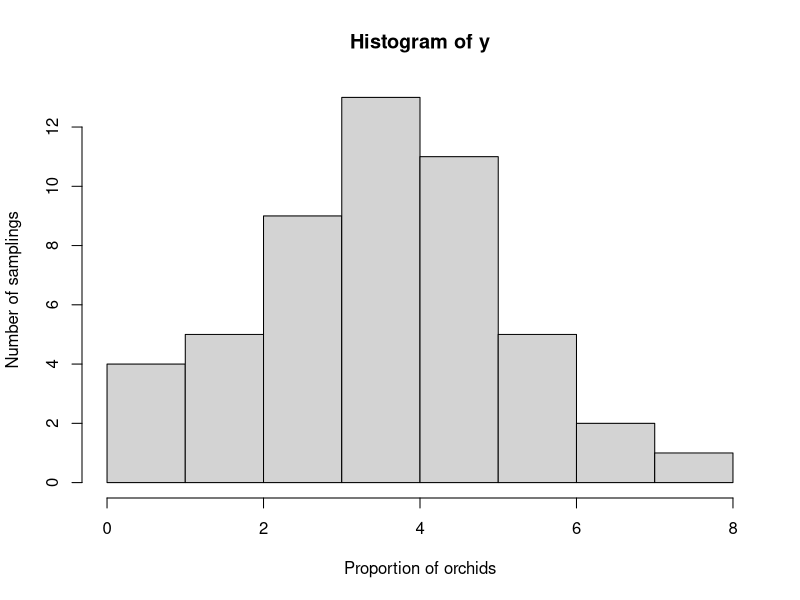
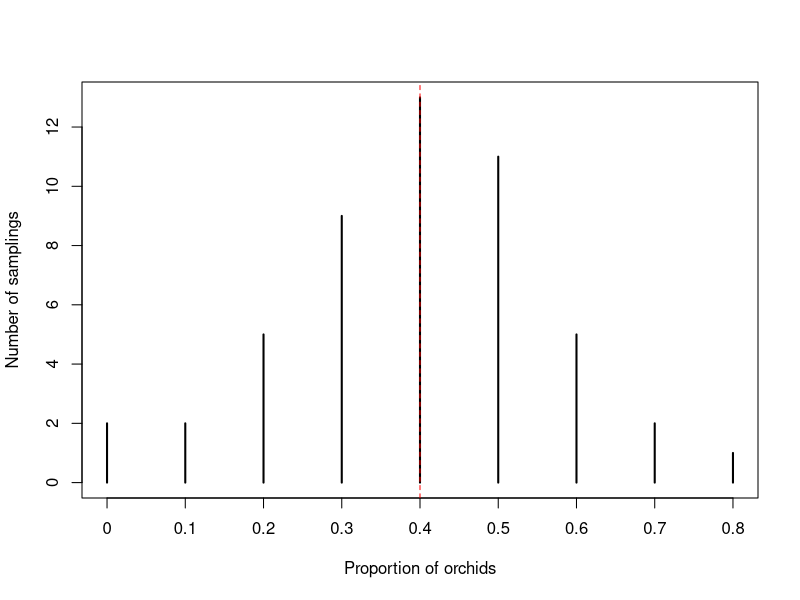
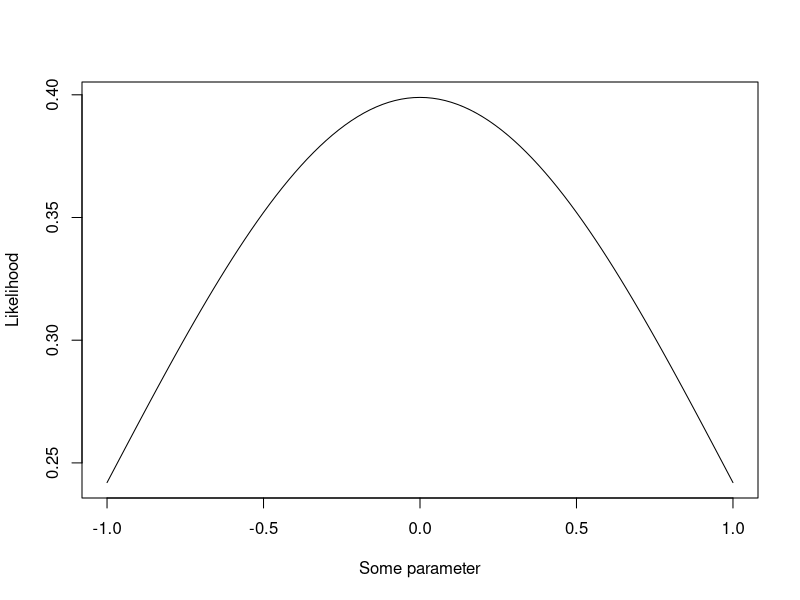
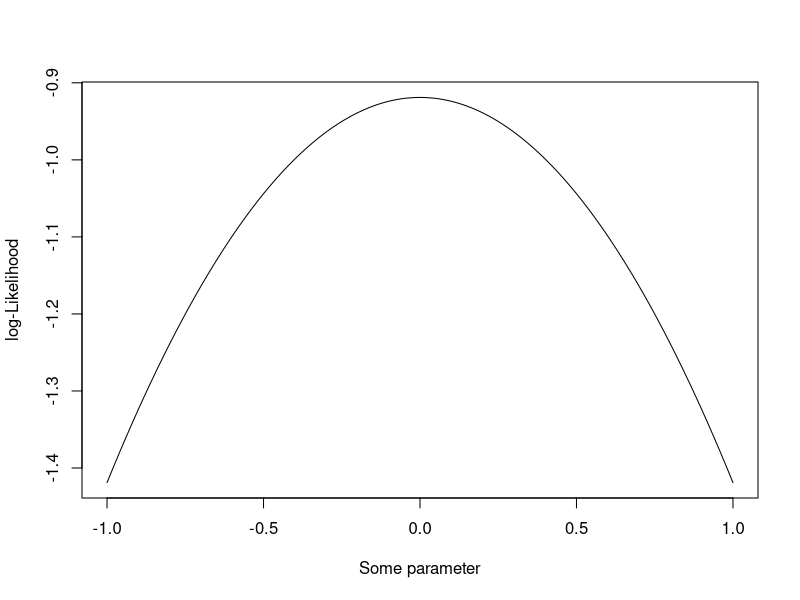
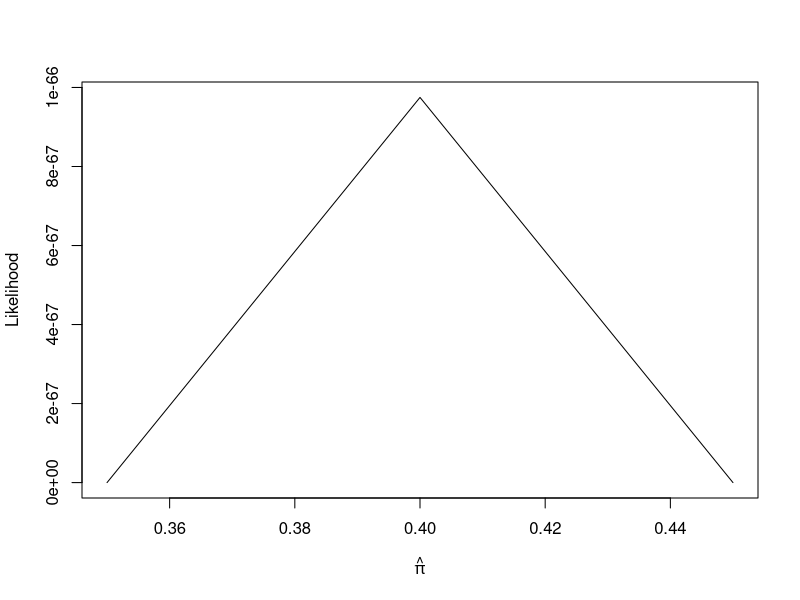
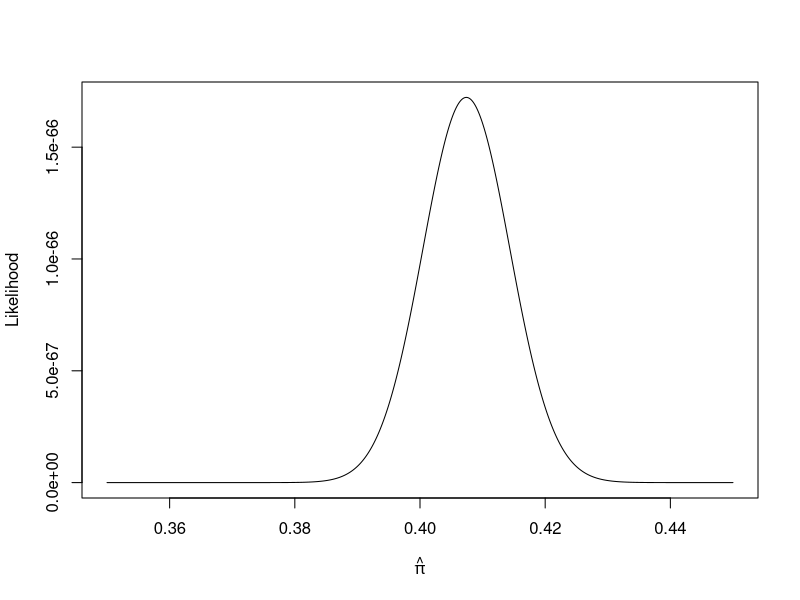
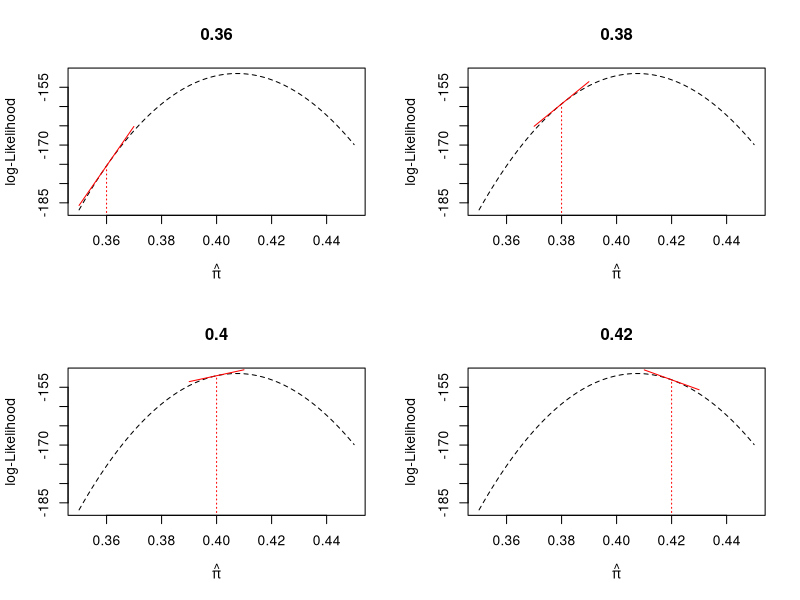
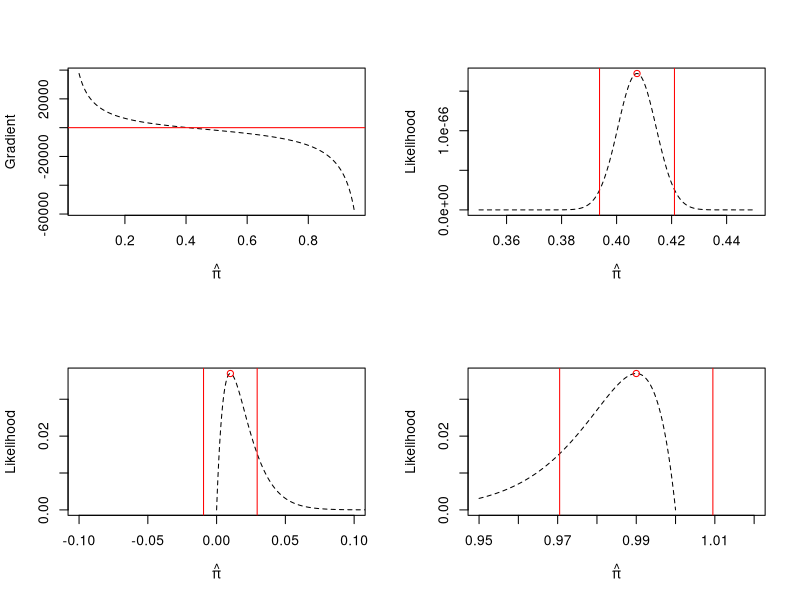

These figures' R source, in order:
## Simulation: counting orchids once

set.seed(12345) # For reproducibility
p.orchid = 0.4 # The true proportion of orchids
n.picks = 10 # The number of picks in the field
n.times = 1
# Collect data
y <- rbinom(n.times, size = n.picks, prob = p.orchid) 
y/n.picks # Proportion of orchids

## Simulation: counting orchids once
set.seed(12345) # For reproducibility
n.times = 1e5 # The number of picks in the field
n.picks <- 1
 # Collect data
y <- rbinom(n.times, size = n.picks, prob = p.orchid)
mean(y/n.picks) # Proportion of orchids

## Simulation: counting orchids 50x10 times

set.seed(12345) # For reproducibility
n.times <- 50
n.picks = 10 # The number of picks in the field
# Collect data
y <- rbinom(n.times, size = n.picks, prob = p.orchid) 
hist(y, xlab = "Proportion of orchids", 
     ylab = "Number of samplings")

## Simulation: counting orchids 50x10 times

plot(table(y/n.picks), xlab = "Proportion of orchids", ylab = "Number of samplings")
abline(v= 0.4, col = "red", lty = "dashed")


## Q: Are more than half of the flowers in this field orchids?

quantile(y/n.picks,c(0.025,.975))

## Q: Are more than half of the flowers in this field orchids?
set.seed(12345)
n.picks = 100
n.times <- 50
# Collecting data
y <- rbinom(n.times, size = n.picks, prob = p.orchid) 
quantile(y/n.picks,c(0.025,.975))

## On average, we will get it right.
set.seed(12345)
n.picks = 1;n.times <- 100
y <- rbinom(n.times, size = n.picks, prob = p.orchid)
quantile(y/n.picks,c(0.025,.975))
mean(y/n.picks)

## The likelihood (3)

plot(dnorm, from = -1, to = 1, xlab = "Some parameter", ylab = "Likelihood")

## The log-likelihood
ll <- function(x)dnorm(x, log = TRUE)
plot(ll, from = -1, to = 1, xlab = "Some parameter", ylab = "log-Likelihood")

## Finding the proportion of orchids
set.seed(12345)
n.picks = 100
n.times <- 50
y <- rbinom(n.times, size = n.picks, prob = p.orchid) # Collecting data

ll <- function(p, n.picks, y)prod(dbinom(y, n.picks,p))
phat <- seq(0.35,0.45,length.out=3)
plot(sapply(phat, ll, n.picks = n.picks, y = y), 
     x = phat, type = "l", xlab=expression(hat(pi)), ylab="Likelihood")

## Finding the proportion of orchids (2)
set.seed(12345)
n.picks = 100
n.times <- 50
y <- rbinom(n.times, size = n.picks, prob = p.orchid) # Collecting data


ll <- function(p, n.picks, y)prod(dbinom(y, n.picks,p))
phat <- seq(0.35,0.45,length.out=1000)
plot(sapply(phat, ll, n.picks = n.picks, y = y),
     x = phat, type = "l", xlab=expression(hat(pi)), ylab="Likelihood")

## Finding the maximum
par(mfrow=c(2,2))
ll <- function(p, n.picks, y)sum(dbinom(y, n.picks,p, log = TRUE))
phat <- seq(0.35,0.45,length.out=1000)
lls <- sapply(phat, ll, n.picks = n.picks, y = y)
grad.dbinom=function(y, n.picks, prob) {
    sum(y/prob - (n.picks - y)/(1-prob))
}

p = c(0.36,0.38,0.40, 0.42)
for(i in p){
b<-grad.dbinom(y,n.picks,i)
a<--b*i+ll(i,n.picks,y)
pphat <- phat[order(abs(phat-i),decreasing=FALSE)[1:200]]
plot(lls, x = phat, type = "l", xlab=expression(hat(pi)), ylab="log-Likelihood", lty = "dashed",main = i)
segments(x0=i,x1 = i, y0=ll(0.1,n.picks,y), y1= ll(i,n.picks,y), col="red", lty = "dotted")
lines(x=pphat,y=a+b*pphat, col = "red")
}

## Finding the maximum: gradient
phat =  seq(0.05,0.95,length.out=1000)
plot(sapply(phat, grad.dbinom, y=y, n.picks = n.picks),
     x = phat, type = "l", xlab=expression(hat(pi)), 
     ylab="Gradient", lty = "dashed")
abline(h=0, col = "red")

## Letting \texttt{R} do the work
optimize(ll, n.picks = n.picks, y=y,
         lower = 0, upper = 1, maximum = TRUE)

# Uncertainty
ll <- function(p, n.picks, y)prod(dbinom(y, n.picks,p))
phat <- seq(0.35,0.45,length.out=1000)
plot(sapply(phat, ll, n.picks = n.picks, y = y), x = phat, type = "l", xlab=expression(hat(pi)), ylab="Likelihood", lty = "dashed")
p = optimize(ll, n.picks = n.picks, y=y,
         lower = 0, upper = 1, maximum = TRUE)
se = sqrt(1/(sum(y/p$maximum^2+(n.picks-y)/(1-p$maximum)^2)))

points(x=p$maximum, y=p$objective,col="red")
abline(v=p$maximum+1.96*se, col="red")
abline(v=p$maximum-1.96*se, col="red")

## Why not?
set.seed(12345)
p.orchid = 0.01
n.times <- 10
n.picks =10
y <- rbinom(n.times, size = n.picks, prob = p.orchid) 

ll <- function(p, n.picks, y)prod(dbinom(y, n.picks,p))
phat <- seq(1e-10,0.2,length.out=1000)
plot(sapply(phat, ll, n.picks = n.picks, y = y), x = phat, type = "l", xlab=expression(hat(pi)), ylab="Likelihood", lty = "dashed", xlim = c(-0.1,0.1))
p = optimize(ll, n.picks = n.picks, y=y,
         lower = 0, upper = 1, maximum = TRUE)
se = sqrt(1/(sum(y/p$maximum^2+(n.picks-y)/(1-p$maximum)^2)))

points(x=p$maximum, y=p$objective,col="red")
abline(v=p$maximum+1.96*se, col="red")
abline(v=p$maximum-1.96*se, col="red")

## Why not? (2)
set.seed(12345)
p.orchid = 0.99
n.times <- 10
n.picks =10
y <- rbinom(n.times, size = n.picks, prob = p.orchid) 

ll <- function(p, n.picks, y)prod(dbinom(y, n.picks,p))
phat <- seq(0.95,1-1e-12,length.out=1000)
plot(sapply(phat, ll, n.picks = n.picks, y = y), x = phat, type = "l", xlab=expression(hat(pi)), ylab="Likelihood", lty = "dashed", xlim = c(0.95,1.02))
p = optimize(ll, n.picks = n.picks, y=y,
         lower = 0, upper = 1, maximum = TRUE)
se = sqrt(1/(sum(y/p$maximum^2+(n.picks-y)/(1-p$maximum)^2)))

points(x=p$maximum, y=p$objective,col="red")
abline(v=p$maximum+1.96*se, col="red")
abline(v=p$maximum-1.96*se, col="red")

## Repetition
p.orchid = 0.4
n.times <- 10
n.picks = 10
CI <- NULL
for(i in 1:20){
y <- rbinom(n.times, size = n.picks, prob = p.orchid) 
CI <- rbind(CI,quantile(y/n.picks,c(0.025,.975)))
}

plot(1,1, type="n", xlim=range(CI), ylim=range(1:20), xlab=expression(hat(pi)), ylab="Replicate")
arrows(x0=CI[,1], y0=1:20, x1=CI[,2], y1=1:20, lwd=1.2, angle = 90, code=3, length=0.05)
abline(v=0.4, col="red")